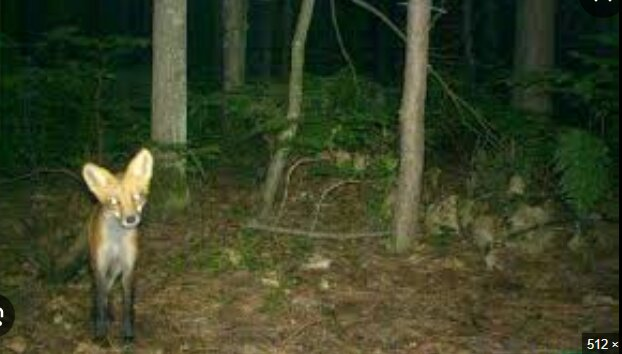
#> input picture test1.jpg, 622 x 354 px
$ python -i features.py   (imports and definitions only)
#> lines starting #> are read from the running program, lines starting #| are printed output that depends on the picture
#> further down, picture is the input picture: shape (354, 622, 3); mean B, G, R 37.4, 64.6, 56.8
import cv2
import numpy as np

def extract_features(image):
    # Resize to 64x64 to keep the final model lightweight
    image = cv2.resize(image, (64, 64))
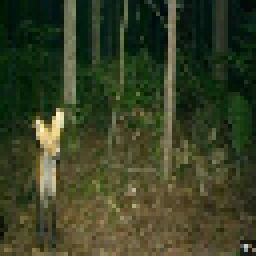
#> image: shape (64, 64, 3) (shown 4 times larger); mean of channels 0, 1, 2 37.2, 64.4, 56.6; drawn as B, G, R

    gray = cv2.cvtColor(image, cv2.COLOR_BGR2GRAY)
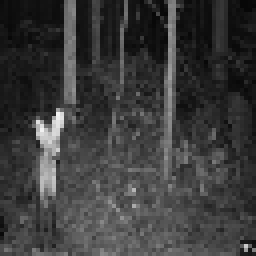
#> gray: shape (64, 64) (shown 4 times larger); min 7, max 243, mean 59

    # Explicitly configure HOG to fit a 64x64 image
    win_size = (64, 64)
    block_size = (16, 16)
    block_stride = (8, 8)
    cell_size = (8, 8)
    nbins = 9

    hog = cv2.HOGDescriptor(win_size, block_size, block_stride, cell_size, nbins)
    hog_features = hog.compute(gray)
#> hog_features = 1764 values, max 0.402 at index 1026, min 0 at index 509, mean 0.146

    # Color Histograms
    hist_b = cv2.calcHist([image], [0], None, [32], [0, 256])
#> hist_b = 32 values, max 702 at index 2, min 0 at index 25, mean 128
    hist_g = cv2.calcHist([image], [1], None, [32], [0, 256])
#> hist_g = 32 values, max 422 at index 5, min 0 at index 0, mean 128
    hist_r = cv2.calcHist([image], [2], None, [32], [0, 256])
#> hist_r = 32 values, max 529 at index 0, min 4 at index 26, mean 128

    hist = np.concatenate((hist_b, hist_g, hist_r)).flatten()
#> hist = 96 values, max 702 at index 2, min 0 at index 25, mean 128

    # Normalize the color histogram
    if np.sum(hist) > 0:
        hist = hist / np.sum(hist)
#> hist = 96 values, max 0.0571 at index 2, min 0 at index 25, mean 0.0104

    # Combine HOG and Color features
    return np.concatenate((hog_features.flatten(), hist))

>>> import cv2
>>> picture = cv2.imread('test1.jpg')
>>> result = extract_features(picture)
#> result = 1860 values, max 0.402 at index 1026, min 0 at index 509, mean 0.139

$ run again, on test2.jpg
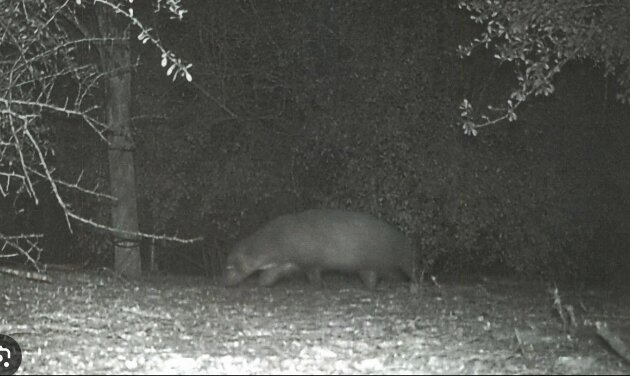
#> input picture test2.jpg, 630 x 376 px
#> picture is the input picture: shape (376, 630, 3); mean B, G, R 80.1, 85, 83.6
#> in extract_features, `image = cv2.resize(image, (64, 64))`:
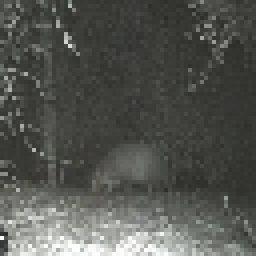
#> image: shape (64, 64, 3) (shown 4 times larger); mean of channels 0, 1, 2 80.1, 85.1, 83.6; drawn as B, G, R
#> hog_features = 1764 values, max 0.264 at index 876, min 0.0123 at index 119, mean 0.156
#> hist_b = 32 values, max 1074 at index 6, min 0 at index 0, mean 128
#> hist_g = 32 values, max 1231 at index 7, min 0 at index 0, mean 128
#> hist_r = 32 values, max 1222 at index 7, min 0 at index 0, mean 128
#> in extract_features, `hist = np.concatenate((hist_b, hist_g, hist_r)).flatten()`: hist = 96 values, max 1231 at index 39, min 0 at index 0, mean 128
#> in extract_features, `hist = hist / np.sum(hist)`: hist = 96 values, max 0.1 at index 39, min 0 at index 0, mean 0.0104
#> result = 1860 values, max 0.264 at index 876, min 0 at index 1764, mean 0.148

$ run again, on test3.jpg
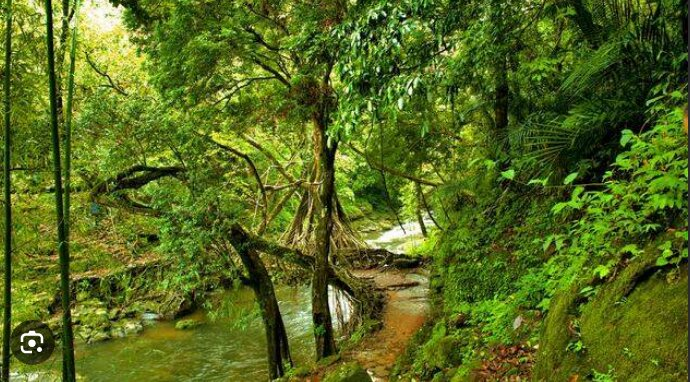
#> input picture test3.jpg, 690 x 382 px
#> picture is the input picture: shape (382, 690, 3); mean B, G, R 31.8, 105, 86.5
#> in extract_features, `image = cv2.resize(image, (64, 64))`:
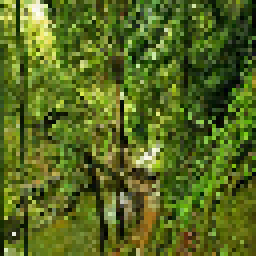
#> image: shape (64, 64, 3) (shown 4 times larger); mean of channels 0, 1, 2 31.6, 104.8, 86.1; drawn as B, G, R
#> in extract_features, `gray = cv2.cvtColor(image, cv2.COLOR_BGR2GRAY)`:
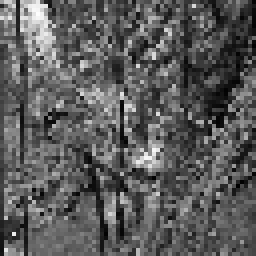
#> gray: shape (64, 64) (shown 4 times larger); min 1, max 253, mean 90.9
#> hog_features = 1764 values, max 0.302 at index 738, min 0.0154 at index 741, mean 0.159
#> hist_b = 32 values, max 781 at index 0, min 0 at index 31, mean 128
#> hist_g = 32 values, max 286 at index 14, min 2 at index 31, mean 128
#> hist_r = 32 values, max 313 at index 9, min 6 at index 30, mean 128
#> in extract_features, `hist = np.concatenate((hist_b, hist_g, hist_r)).flatten()`: hist = 96 values, max 781 at index 0, min 0 at index 31, mean 128
#> in extract_features, `hist = hist / np.sum(hist)`: hist = 96 values, max 0.0636 at index 0, min 0 at index 31, mean 0.0104
#> result = 1860 values, max 0.302 at index 738, min 0 at index 1795, mean 0.151
